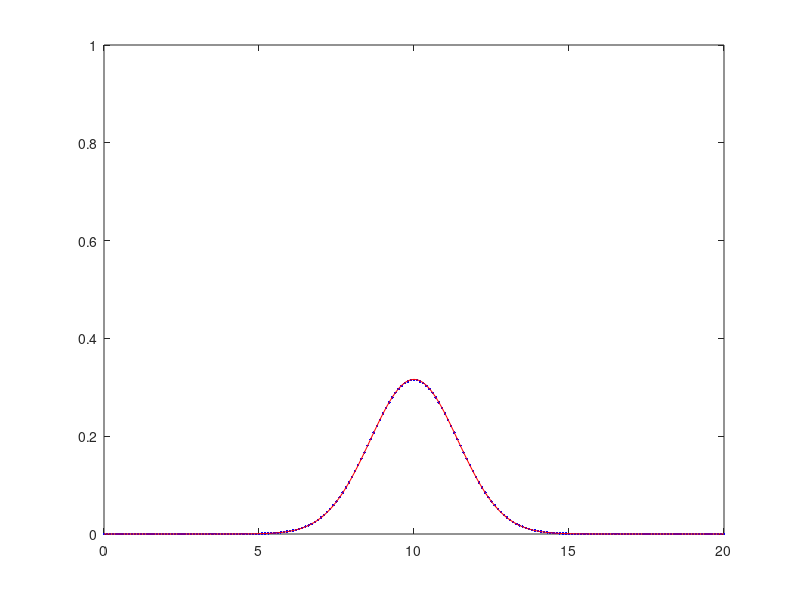

Source code (MATLAB):
%Kendell Crowley
%Lab 3 Question 1, PDF of the Lab can be found in README File.

%ensuring previously stored data in MATLAB workspace is cleared
clc;
clear;

%Length
L = 20;
%Number of grids
N = 201;
%Equal spacing of x
x = linspace(0,L,N);
%%change in x
dx = L/(N-1);
%%change in time
dt = 4e-3;
%initial time
t0 = 0.1;
%final time
tf = 1;
%initial x (center of rod)
x0 = 10;
%equal spacing interval for time
time = t0:dt:tf;

%anonymous function for the analytical concentration gradient, 
%in terms of x,t,t0,x0, where x and t are variables (inputs a vector for x)
a_Conc = @(x,t) sqrt(t0/t).*exp(-(x-x0).^2/(4*t));

%initial concentration vector found to be used before iteration
c = a_Conc(x,t0);

%Iteration which finds the new concentration for each time step, and stores
%the vector into a 2D matrix for future use
for n = 1:length(time)
    
    %new concentration gradiennt is found through old concetration value and 
    %finite difference discretization. Circshift is used for periodic boundary
    %conditions
    c = c + dt*(circshift(c,-1) - 2*c + circshift(c,1))/dx^2;
    
    %After each new concentration gradient is found, the vector is stored
    %to be graphed in real time later
    cstore(n,:) = c;
end

%plots both the analytical and DiffEq concetration vs x over a period of
%time
for i = 1:length(time) 
    %plots the concentration gradient calculated through finite difference/
    %DiffEq
    plot(x,cstore(i,:),'b.');
    hold on;
    
    %plots the analytical concentration as it varies with time to compare
    %with DiffEq method above
    plot(x,a_Conc(x,time(i)),'r-');
    hold off;
    axis([0 L 0 1]);
    pause(0.01);
end







